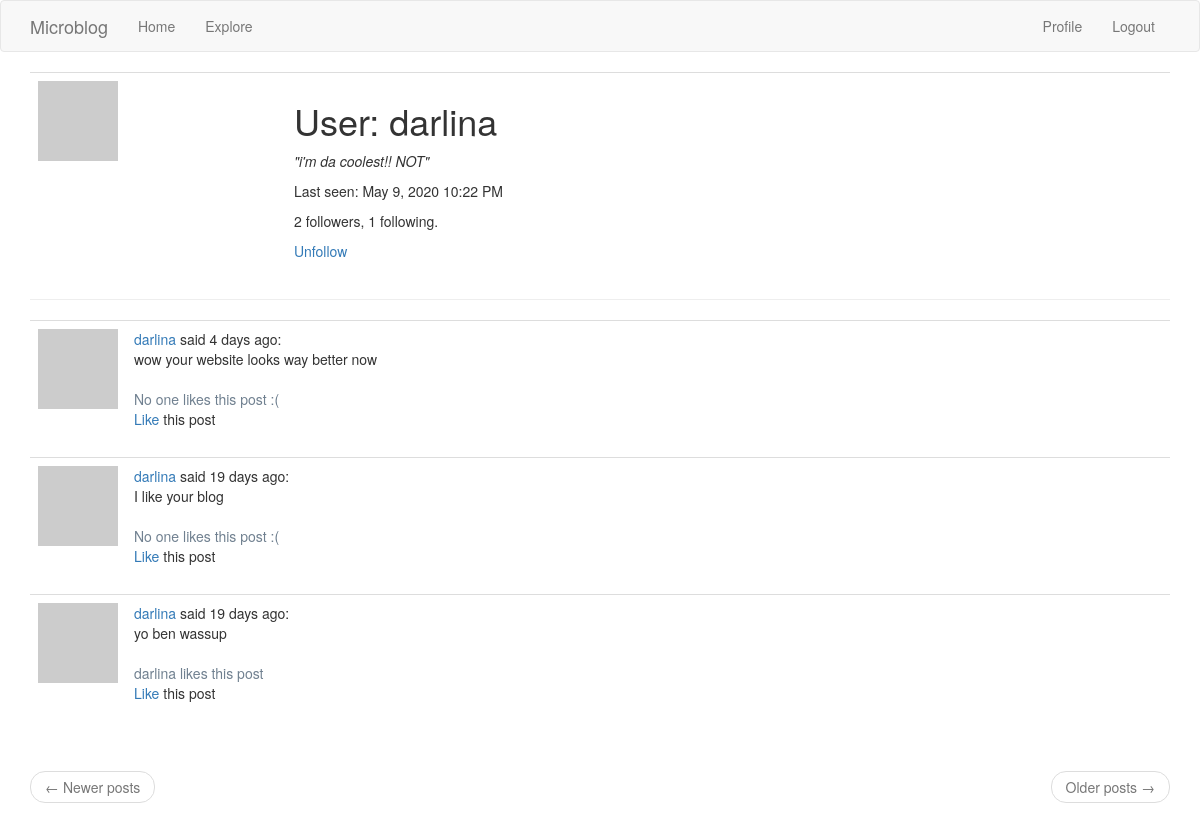
The page /user/darlina (signed in) on the database its author committed.
### app/models.py (models this page shows, shortened)
class User(UserMixin, db.Model):
    id = db.Column(db.Integer, primary_key=True)
    username = db.Column(db.String(64), index=True, unique=True)
    email = db.Column(db.String(120), index=True, unique=True)
    password_hash = db.Column(db.String(128))
    posts = db.relationship('Post', backref='author', lazy='dynamic')
    about_me = db.Column(db.String(140))
    last_seen = db.Column(db.DateTime, default=datetime.utcnow)
    followed = db.relationship(
        'User', secondary=followers,
        primaryjoin=(followers.c.follower_id == id),
        secondaryjoin=(followers.c.followed_id == id),
        backref=db.backref('followers', lazy='dynamic'), lazy='dynamic')
    liked_posts = db.relationship(
        'Post', secondary=likers,
        primaryjoin=(likers.c.liker_id == id),
        backref='post_likers', lazy='dynamic')
    def is_liking(self, post):
        return self.liked_posts.filter(likers.c.post_id == post.id).count() > 0
    def is_following(self, user):
        return self.followed.filter(followers.c.followed_id == user.id).count() > 0
    def avatar(self, size):
        digest = md5(self.email.lower().encode('utf-8')).hexdigest()
        return 'https://www.gravatar.com/avatar/{}?d=identicon&s={}'.format(digest, size)

class Post(db.Model):
    id = db.Column(db.Integer, primary_key=True)
    body = db.Column(db.String(140))
    timestamp = db.Column(db.DateTime, index=True, default=datetime.utcnow)
    user_id = db.Column(db.Integer, db.ForeignKey('user.id'))

### app/routes.py (the view)
@app.route('/user/<username>')
@login_required
def user(username):
    user = User.query.filter_by(username=username).first_or_404()
    page = request.args.get('page', 1, type=int)
    posts = user.posts.order_by(Post.timestamp.desc()).paginate(
        page, app.config['POSTS_PER_PAGE'], False)
    next_url = url_for('user', username=user.username, page=posts.next_num) \
        if posts.has_next else None
    prev_url = url_for('user', username=user.username, page=posts.prev_num) \
        if posts.has_prev else None
    return render_template('user.html', user=user, posts=posts.items,
                           next_url=next_url, prev_url=prev_url)

### app/models.py (called while the page is built)
@login.user_loader
def load_user(id):
    return User.query.get(int(id))

### app/routes.py (called while the page is built)
@app.before_request
def before_request():
    if current_user.is_authenticated:
        current_user.last_seen = datetime.utcnow()
        db.session.commit()

### app/templates/user.html
{% extends 'base.html' %}
{% block app_content %}
    <table class="table table-hover">
        <tr valign='top'>
            <td width="256px"><img src='{{ user.avatar(256) }}'></td>
            <td valign='middle'>
                <h1>User: {{ user.username }}</h1>
                {% if user.about_me %}<p><i>"{{ user.about_me }}"</i></p>{% endif %}
                {% if user.last_seen %}<p>Last seen: {{ moment(user.last_seen).format('LLL') }}</p>{% endif %}
                <p>{{ user.followers.count() }} followers, {{ user.followed.count() }} following.</p>
                {% if user == current_user %}
                    <p><a href="{{ url_for('edit_profile') }}">Edit your profile</a></p>
                {% elif not current_user.is_following(user) %}
                    <p><a href="{{ url_for('follow', username=user.username) }}">Follow</a></p>
                {% else %}
                    <p><a href="{{ url_for('unfollow', username=user.username) }}">Unfollow</a></p>
                {% endif %}
            </td>
        </tr>
    </table>
    <hr>
    {% for post in posts %}
        {% include '_post.html' %}
    {% endfor %}
    <br>
    <nav aria-label="...">
        <ul class="pager">
            <li class="previous{% if not prev_url %} disabled{% endif %}">
                <a href="{{ prev_url or '#' }}">
                    <span aria-hidden="true">&larr;</span> Newer posts
                </a>
            </li>
            <li class="next{% if not next_url %} disabled{% endif %}">
                <a href="{{ next_url or '#' }}">
                    Older posts <span aria-hidden="true">&rarr;</span>
                </a>
            </li>
        </ul>
    </nav>
{% endblock %}

### app/templates/_post.html
<table class="table table-hover">
    <tr>
        <td width="58px">
            <a href="{{ url_for('user', username=post.author.username) }}">
                <img src="{{ post.author.avatar(58) }}" />
            </a>
        </td>
        <td>
            <a href="{{ url_for('user', username=post.author.username) }}">
                {{ post.author.username }}
            </a>
            said {{ moment(post.timestamp).fromNow() }}:
            <br>
            {{ post.body }}
            <br><br>
            <span style="color:slategray">
                {% if post.post_likers|length == 0 %}
                    No one
                {% endif %}
                {% for liker in post.post_likers %}
                    {% if post.post_likers|length == 1 %}
                        {{ liker.username }}
                    {% elif post.post_likers.index(liker) == (post.post_likers|length - 1) %}
                        and {{ liker.username }}
                    {% elif post.post_likers|length == 2 %}
                        {{ liker.username }}
                    {% else %}
                        {{ liker.username }},
                    {% endif %}
                {% endfor %}
                {% if post.post_likers|length == 1 %}
                    likes this post
                {% elif post.post_likers|length == 0 %}
                    likes this post :(
                {% else %}
                    like this post
                {% endif %}
            </span>
            <br>
            {% if current_user.is_liking(post) %}
                <a href="{{ url_for('unlike', post_id=post.id) }}">Unlike</a>
            {% else %}
                <a href="{{ url_for('like', post_id=post.id) }}">Like</a>
            {% endif %}
            this post
        </td>
    </tr>
</table>

### rows shown on the page
User: username "darlina", about_me "i'm da coolest!! NOT", last_seen "May 9, 2020 10:22 PM"
Post: author.username "darlina", timestamp "4 days ago", body "wow your website looks way better now", shows "No one", shows "likes this post :("
Post: author.username "darlina", timestamp "19 days ago", body "I like your blog", shows "No one", shows "likes this post :("
Post: author.username "darlina", timestamp "19 days ago", body "yo ben wassup", shows "likes this post"

### other values the page prints
{{ user.followers.count() }} "2"
{{ user.followed.count() }} "1"
